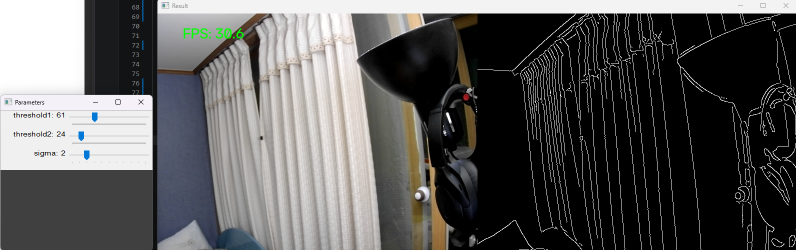
#> input picture week1.png, 1592 x 500 px, given in place of the camera (shown at 1/2 size)
$ python main.py
#> lines starting #> are read from the running program, lines starting #| are printed output that depends on the picture; after the words box and inside, x2 and y2 are one past the last pixel; in counts of white or black regions, pixels touching at a corner belong together
### week3/transform.py
import numpy as np

def rotation_matrix_2d(theta) :
    rad = np.deg2rad(theta)
    return np.array([
        [np.cos(rad), -np.sin(rad)],
        [np.sin(rad), np.cos(rad)]
    ])

def scale_matrix_2d(sx, sy):
    return np.array([
        [sx, 0],
        [0, sy]
    ])

def translate_2d(point,tx,ty):
    ident = np.eye(2)
    cx, cy = point
    T = np.array([
        [1, 0, tx],
        [0, 1, ty],
        [0, 0, 1]
    ]) @ np.array([cx,cy,1])
    ident = T[:2]
    return ident

### week3/main.py
import cv2
import numpy as np
import matplotlib.pyplot as plt
import time
from collections import deque
import transform

class FPSCounter :
    def __init__(self,frame_len = 30) :
        self.prev_time = time.time()
        self.history = deque(maxlen = frame_len)

    def calc_fps(self):
        current_time=time.time()
        d = current_time - self.prev_time
        self.prev_time = current_time
        fps = 1.0/max(d,1e-6)
        self.history.append(fps)
        return np.mean(self.history)

def capture_cam () :
    cap = cv2.VideoCapture(0,cv2.CAP_DSHOW)

    if cap.isOpened() :
        cap.set(cv2.CAP_PROP_FRAME_WIDTH, 640)
        cap.set(cv2.CAP_PROP_FRAME_HEIGHT, 480)

        print(f"{int(cap.get(cv2.CAP_PROP_FRAME_WIDTH))} x {int(cap.get(cv2.CAP_PROP_FRAME_HEIGHT))}")
        print('카메라가 정상적으로 연결 되었습니다.')
        return cap

    else :
        print('카메라가 연결 되지 않았습니다.')
        cap.release()
        return None

def to_grayscale(frame):
    return cv2.cvtColor(frame, cv2.COLOR_BGR2GRAY)

def apply_blur(frame,sig):
    return cv2.GaussianBlur(frame,(0,0),sig)

def detect_edges(frame,th1,th2):
    return cv2.Canny(frame,th1,th2)

def preprocess(frame,th1,th2,sig):

    gray = to_grayscale(frame.copy())
    blur = apply_blur(gray.copy(),sig)
    canny = detect_edges(blur,th1,th2)

    return (gray,blur,canny)

def draw_fps(frame, fps):
    return cv2.putText(frame,f"FPS: {fps:.1f}",(50,50),cv2.FONT_HERSHEY_SIMPLEX,1,(0,255,0))

def combine_frames(frame,edges):
    return np.hstack((frame,cv2.cvtColor(edges, cv2.COLOR_GRAY2BGR)))

#===============================          week2         ================================

RED = ([0,120,70],[10,255,255]), ([170,120,70], [180,255,255])
BLUE = ([100,150,50],[130,255,255])
GREEN = ([40,70,70],[80,255,255])
YELLOW = ([20,100,100],[40,255,255])
TARGET_COLOR = RED

def create_mask(frame):
    hsv = cv2.cvtColor(frame,cv2.COLOR_BGR2HSV)

    mask = None
    for lower, upper in TARGET_COLOR :
        lower = np.array(lower,dtype=np.uint8)
        upper = np.array(upper,dtype=np.uint8)

        sample = cv2.inRange(hsv, lower,upper)
        if mask is None :
            mask = sample
        else :
            mask = cv2.bitwise_or(mask,sample)

    return cv2.morphologyEx(mask, cv2.MORPH_OPEN, np.ones((5,5), np.uint8))

MIN_AREA = 500

def find_objects(mask):
    contours, _ = cv2.findContours(mask, cv2.RETR_EXTERNAL, cv2.CHAIN_APPROX_NONE)
    if contours != [] :

        objects = None
        max_area = 0

        for c in contours :
            area = cv2.contourArea(c)
            max_area = max(area,max_area)

        for c in contours :
            area = cv2.contourArea(c)
            if area == max_area :
                x, y, w, h = cv2.boundingRect(c)
                cx = x + w//2
                cy = y + h//2

                objects = (cx, cy, area, (x,y,w,h))

        return objects
    else :
        return None


def draw_detection(frame, objects):
    if objects != None :
        color = (50,50,255)
        cx, cy, area, rec = objects
        pt1 = (rec[0], rec[1])
        pt2 = (rec[0] + rec[2], rec[1] + rec[3])

        cv2.rectangle( frame, pt1, pt2, color )
        cv2.circle( frame, (cx,cy), 2, color )

        point = (cx, cy)
        res = (640,480)
        world_x, world_y = pixel_to_world(point, res)
        text = f"pixel: {cx}, {cy}\nworld: {world_x:.1f}, {world_y:.1f}"

        cv2.putText( frame, text,(rec[0]+rec[2],rec[1]), cv2.FONT_HERSHEY_SIMPLEX, .5, color )


    return frame

def detect(frame):
    mask = create_mask( frame )
    objects = find_objects( mask )
    draw_detection( frame, objects )

    return frame, mask, objects

#===============================          week3         ================================

SCALE = 1.0
ANGLE = 0.0

def pixel_to_world(point, resolution):
    w,h = resolution
    tx = -w*0.5
    ty = -h*0.5
    world_pos = transform.translate_2d(point,tx,ty)
    world_pos = transform.scale_matrix_2d(SCALE,SCALE) @ world_pos
    world_pos = transform.rotation_matrix_2d(ANGLE) @ world_pos
    return world_pos


def main ():

    global ANGLE, SCALE


    cap = capture_cam()
    if not cap :
        return None

    fps_counter = FPSCounter(frame_len = 30)

    #plt 시각화
    plt.ion()
    fig, ax = plt.subplots()
    plt.show()
    pixel_x_his = deque(maxlen=100)
    pixel_y_his = deque(maxlen=100)
    world_x_his = deque(maxlen=100)
    world_y_his = deque(maxlen=100)


    frame_count = 0
    while True:
        ret,frame = cap.read()
#> frame is the input picture: shape (500, 1592, 3); mean B, G, R 90.1, 90.6, 91.1

        if not ret :
            print("프레임이 존재 하지 않습니다.")
            break

        fps = fps_counter.calc_fps()
        draw_fps(frame,fps)

        frame, mask, objects = detect(frame)
#> in create_mask, `hsv = cv2.cvtColor(frame,cv2.COLOR_BGR2HSV)`: hsv: shape (500, 1592, 3); mean H, S, V 18.2, 12.3, 93.2
#> the loop in create_mask, `for lower, upper in TARGET_COLOR :` made 2 passes
#> pass 1, in create_mask, `sample = cv2.inRange(hsv, lower,upper)`:
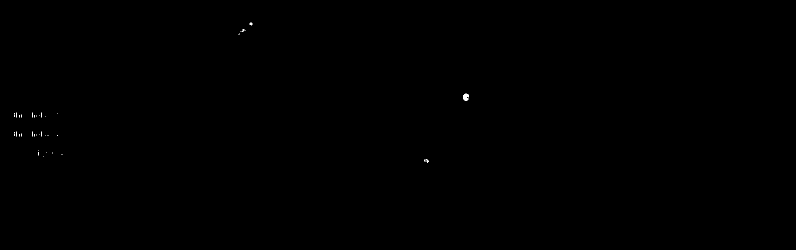
#> sample: shape (500, 1592) (shown at 1/2 size); 0.04% white in thin lines or dots, all inside (x1, y1, x2, y2) = (28, 45, 938, 325)
#> pass 2, in create_mask, `sample = cv2.inRange(hsv, lower,upper)`:
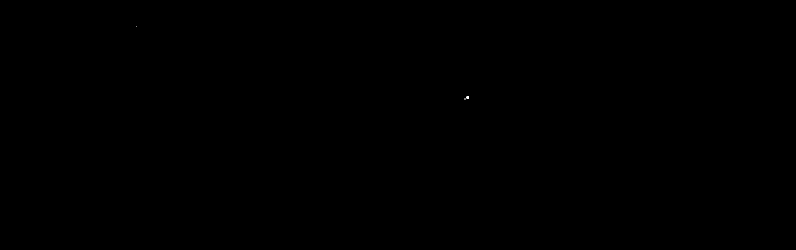
#> sample: shape (500, 1592) (shown at 1/2 size); 0% white; 3 white regions (3 under 20 px)
#> in create_mask, `return cv2.morphologyEx(mask, cv2.MORPH_OPEN, np.ones((5,5), np.uint8))`: returned value: shape (500, 1592); 0.01% white; 1 white region
#> in find_objects, `contours, _ = cv2.findContours(mask, cv2.RETR_EXTERNAL, cv2.CHAIN_APPR..`: contours = 1 contour; box (x1, y1, x2, y2) and area: (927, 189, 938, 201) 100
#> the loop in find_objects, `for c in contours :` made 1 pass
#> (area, max_area) on pass 1: (99.5, 99.5)
#> the loop in find_objects, `for c in contours :` made 1 pass
#> (area, x, y, w, h, cx, cy, objects) on pass 1: (99.5, 927, 189, 11, 12, 932, 195, (932, 195, 99.5, (927, 189, 11, 12)))
#> in detect, `objects = find_objects( mask )`: objects = (932, 195, 99.5, (927, 189, 11, 12))
#> in draw_detection, `cx, cy, area, rec = objects`: cx = 932; cy = 195; area = 99.5; rec = (927, 189, 11, 12)
#> in draw_detection, `pt1 = (rec[0], rec[1])`: pt1 = (927, 189)
#> in draw_detection, `pt2 = (rec[0] + rec[2], rec[1] + rec[3])`: pt2 = (938, 201)
#> in draw_detection, `cv2.rectangle( frame, pt1, pt2, color )`: frame: shape (500, 1592, 3); mean B, G, R 90, 90.6, 91
#> in draw_detection, `cv2.circle( frame, (cx,cy), 2, color )`: frame: shape (500, 1592, 3); mean B, G, R 90, 90.6, 91
#> in draw_detection, `point = (cx, cy)`: point = (932, 195)
#> in translate_2d, `cx, cy = point`: cx = 932; cy = 195
#> in translate_2d, `T = np.array([ [1, 0, tx], [0, 1, ty], [0, 0, 1] ]) @ np.array([cx,cy,..`: T = [612, -45, 1]
#> in translate_2d, `ident = T[:2]`: ident = [612, -45]
#> in draw_detection, `world_x, world_y = pixel_to_world(point, res)`: world_x = 612; world_y = -45
#> objects = (932, 195, 99.5, (927, 189, 11, 12))


        if objects != None :
            cx, cy, area, rec = objects
#> cx = 932; cy = 195; area = 99.5; rec = (927, 189, 11, 12)
            point = (cx, cy)
#> point = (932, 195)
            res = (640,480)
            world_x, world_y = pixel_to_world(point,res)
#> world_x = 612; world_y = -45
            info = f"pixel: ({cx}, {cy}) | world: ({world_x:.1f}, {world_y:.1f})"

            print(info)
#| pixel: (932, 195) | world: (612.0, -45.0)

    # plot 값 append
            pixel_x_his.append(cx)
            pixel_y_his.append(cy)
            world_x_his.append(world_x)
            world_y_his.append(world_y)

        angle = ((ANGLE + 180) % 360) - 180

        cv2.putText( frame, f"Angle: {angle}",(50,100), cv2.FONT_HERSHEY_SIMPLEX, 1, (0,255,0))
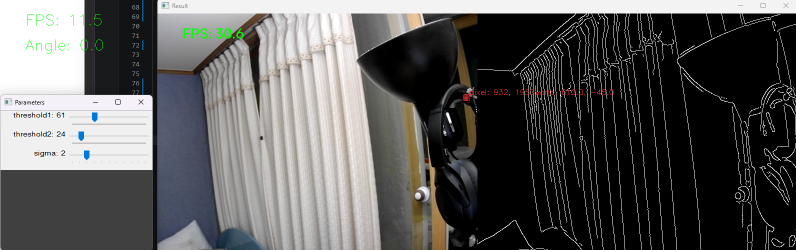
#> frame: shape (500, 1592, 3) (shown at 1/2 size); mean B, G, R 89.9, 90.6, 91.1
        cv2.imshow('Result',combine_frames(frame, mask))
#> in combine_frames, `return np.hstack((frame,cv2.cvtColor(edges, cv2.COLOR_GRAY2BGR)))`:
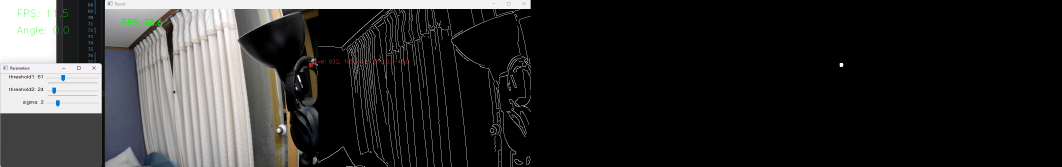
#> returned value: shape (500, 3184, 3) (shown at 1/3 size); mean of channels 0, 1, 2 45, 45.3, 45.6; drawn as B, G, R

    # plot 시각화

        if frame_count % 3 == 0:
            ax.clear()
            ax.scatter(pixel_x_his, pixel_y_his, c='blue', label='pixel')
            ax.scatter(world_x_his, world_y_his, c='red', label='world')
            ax.legend()
            plt.pause(0.01)

        key = cv2.waitKey(1) & 0xFF
#> (key q is pressed here)
        if  key == ord('q'):
            break
        elif key == ord('a'):
            ANGLE += 5.0
        elif key == ord('d'):
            ANGLE -= 5.0
        elif key == ord('+'):
            SCALE += 0.1
        elif key == ord('-'):
            SCALE -= 0.1
        frame_count += 1

    cap.release()
    cv2.destroyAllWindows()

if __name__ == "__main__" :
    main()
